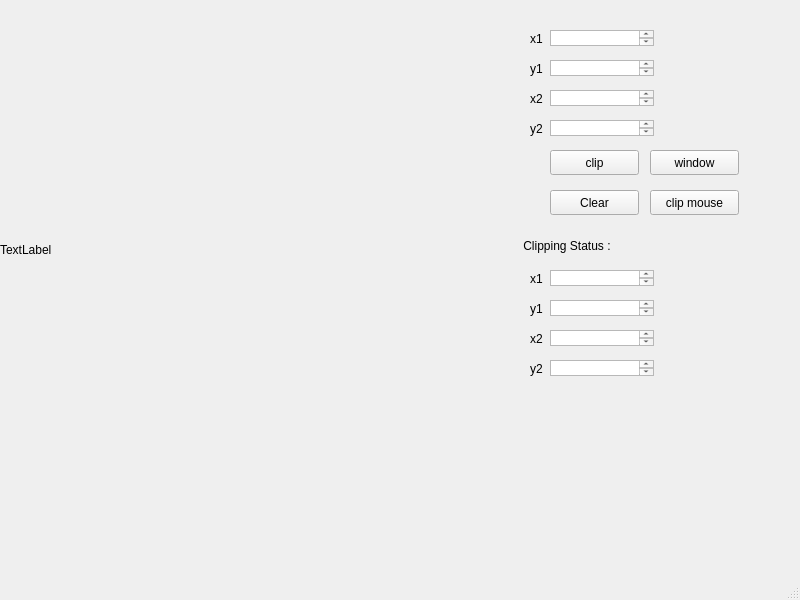
<?xml version="1.0" encoding="UTF-8"?>
<ui version="4.0">
 <class>MainWindow</class>
 <widget class="QMainWindow" name="MainWindow">
  <property name="geometry">
   <rect>
    <x>0</x>
    <y>0</y>
    <width>800</width>
    <height>600</height>
   </rect>
  </property>
  <property name="windowTitle">
   <string>MainWindow</string>
  </property>
  <widget class="QWidget" name="centralwidget">
   <widget class="QLabel" name="label">
    <property name="geometry">
     <rect>
      <x>0</x>
      <y>0</y>
      <width>500</width>
      <height>500</height>
     </rect>
    </property>
    <property name="text">
     <string>TextLabel</string>
    </property>
   </widget>
   <widget class="QLabel" name="label_2">
    <property name="geometry">
     <rect>
      <x>530</x>
      <y>30</y>
      <width>67</width>
      <height>17</height>
     </rect>
    </property>
    <property name="text">
     <string>x1</string>
    </property>
   </widget>
   <widget class="QLabel" name="label_3">
    <property name="geometry">
     <rect>
      <x>530</x>
      <y>60</y>
      <width>67</width>
      <height>17</height>
     </rect>
    </property>
    <property name="text">
     <string>y1</string>
    </property>
   </widget>
   <widget class="QLabel" name="label_4">
    <property name="geometry">
     <rect>
      <x>530</x>
      <y>90</y>
      <width>67</width>
      <height>17</height>
     </rect>
    </property>
    <property name="text">
     <string>x2</string>
    </property>
   </widget>
   <widget class="QLabel" name="label_5">
    <property name="geometry">
     <rect>
      <x>530</x>
      <y>120</y>
      <width>67</width>
      <height>17</height>
     </rect>
    </property>
    <property name="text">
     <string>y2</string>
    </property>
   </widget>
   <widget class="QTextEdit" name="textEdit">
    <property name="geometry">
     <rect>
      <x>550</x>
      <y>30</y>
      <width>104</width>
      <height>16</height>
     </rect>
    </property>
   </widget>
   <widget class="QTextEdit" name="textEdit_2">
    <property name="geometry">
     <rect>
      <x>550</x>
      <y>60</y>
      <width>104</width>
      <height>16</height>
     </rect>
    </property>
   </widget>
   <widget class="QTextEdit" name="textEdit_3">
    <property name="geometry">
     <rect>
      <x>550</x>
      <y>90</y>
      <width>104</width>
      <height>16</height>
     </rect>
    </property>
   </widget>
   <widget class="QTextEdit" name="textEdit_4">
    <property name="geometry">
     <rect>
      <x>550</x>
      <y>120</y>
      <width>104</width>
      <height>16</height>
     </rect>
    </property>
   </widget>
   <widget class="QPushButton" name="pushButton">
    <property name="geometry">
     <rect>
      <x>550</x>
      <y>150</y>
      <width>89</width>
      <height>25</height>
     </rect>
    </property>
    <property name="text">
     <string>clip</string>
    </property>
   </widget>
   <widget class="QPushButton" name="pushButton_2">
    <property name="geometry">
     <rect>
      <x>550</x>
      <y>190</y>
      <width>89</width>
      <height>25</height>
     </rect>
    </property>
    <property name="text">
     <string>Clear</string>
    </property>
   </widget>
   <widget class="QLabel" name="label_6">
    <property name="geometry">
     <rect>
      <x>520</x>
      <y>230</y>
      <width>121</width>
      <height>31</height>
     </rect>
    </property>
    <property name="text">
     <string> Clipping Status : </string>
    </property>
   </widget>
   <widget class="QLabel" name="label_7">
    <property name="geometry">
     <rect>
      <x>650</x>
      <y>236</y>
      <width>121</width>
      <height>21</height>
     </rect>
    </property>
    <property name="text">
     <string/>
    </property>
   </widget>
   <widget class="QPushButton" name="pushButton_3">
    <property name="geometry">
     <rect>
      <x>650</x>
      <y>150</y>
      <width>89</width>
      <height>25</height>
     </rect>
    </property>
    <property name="text">
     <string>window</string>
    </property>
   </widget>
   <widget class="QLabel" name="label_8">
    <property name="geometry">
     <rect>
      <x>530</x>
      <y>270</y>
      <width>67</width>
      <height>17</height>
     </rect>
    </property>
    <property name="text">
     <string>x1</string>
    </property>
   </widget>
   <widget class="QLabel" name="label_9">
    <property name="geometry">
     <rect>
      <x>530</x>
      <y>330</y>
      <width>67</width>
      <height>17</height>
     </rect>
    </property>
    <property name="text">
     <string>x2</string>
    </property>
   </widget>
   <widget class="QLabel" name="label_10">
    <property name="geometry">
     <rect>
      <x>530</x>
      <y>300</y>
      <width>67</width>
      <height>17</height>
     </rect>
    </property>
    <property name="text">
     <string>y1</string>
    </property>
   </widget>
   <widget class="QLabel" name="label_11">
    <property name="geometry">
     <rect>
      <x>530</x>
      <y>360</y>
      <width>67</width>
      <height>17</height>
     </rect>
    </property>
    <property name="text">
     <string>y2</string>
    </property>
   </widget>
   <widget class="QTextEdit" name="textEdit_5">
    <property name="geometry">
     <rect>
      <x>550</x>
      <y>270</y>
      <width>104</width>
      <height>16</height>
     </rect>
    </property>
   </widget>
   <widget class="QTextEdit" name="textEdit_6">
    <property name="geometry">
     <rect>
      <x>550</x>
      <y>300</y>
      <width>104</width>
      <height>16</height>
     </rect>
    </property>
   </widget>
   <widget class="QTextEdit" name="textEdit_7">
    <property name="geometry">
     <rect>
      <x>550</x>
      <y>330</y>
      <width>104</width>
      <height>16</height>
     </rect>
    </property>
   </widget>
   <widget class="QTextEdit" name="textEdit_8">
    <property name="geometry">
     <rect>
      <x>550</x>
      <y>360</y>
      <width>104</width>
      <height>16</height>
     </rect>
    </property>
   </widget>
   <widget class="QPushButton" name="pushButton_4">
    <property name="geometry">
     <rect>
      <x>650</x>
      <y>190</y>
      <width>89</width>
      <height>25</height>
     </rect>
    </property>
    <property name="text">
     <string>clip mouse</string>
    </property>
   </widget>
  </widget>
  <widget class="QMenuBar" name="menubar">
   <property name="geometry">
    <rect>
     <x>0</x>
     <y>0</y>
     <width>800</width>
     <height>22</height>
    </rect>
   </property>
  </widget>
  <widget class="QStatusBar" name="statusbar"/>
 </widget>
 <resources/>
 <connections/>
</ui>
